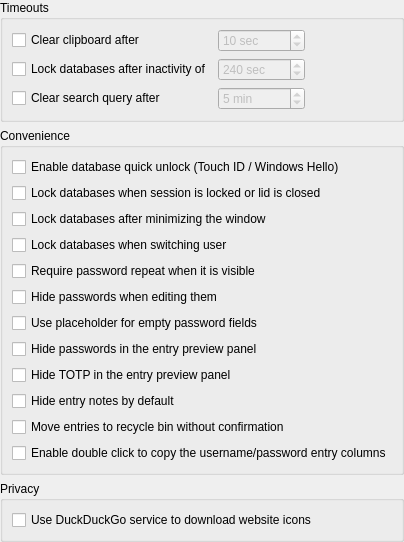
<?xml version="1.0" encoding="UTF-8"?>
<ui version="4.0">
 <class>ApplicationSettingsWidgetSecurity</class>
 <widget class="QWidget" name="ApplicationSettingsWidgetSecurity">
  <property name="geometry">
   <rect>
    <x>0</x>
    <y>0</y>
    <width>364</width>
    <height>493</height>
   </rect>
  </property>
  <layout class="QVBoxLayout" name="verticalLayout">
   <property name="leftMargin">
    <number>0</number>
   </property>
   <property name="topMargin">
    <number>0</number>
   </property>
   <property name="rightMargin">
    <number>0</number>
   </property>
   <property name="bottomMargin">
    <number>0</number>
   </property>
   <item>
    <widget class="QGroupBox" name="groupBox">
     <property name="title">
      <string>Timeouts</string>
     </property>
     <layout class="QGridLayout" name="gridLayout" columnstretch="0,0,0">
      <item row="1" column="1">
       <widget class="QSpinBox" name="lockDatabaseIdleSpinBox">
        <property name="enabled">
         <bool>false</bool>
        </property>
        <property name="sizePolicy">
         <sizepolicy hsizetype="Expanding" vsizetype="Fixed">
          <horstretch>0</horstretch>
          <verstretch>0</verstretch>
         </sizepolicy>
        </property>
        <property name="accessibleName">
         <string>Database lock timeout seconds</string>
        </property>
        <property name="suffix">
         <string comment="Seconds"> sec</string>
        </property>
        <property name="minimum">
         <number>10</number>
        </property>
        <property name="maximum">
         <number>43200</number>
        </property>
        <property name="value">
         <number>240</number>
        </property>
       </widget>
      </item>
      <item row="0" column="0">
       <widget class="QCheckBox" name="clearClipboardCheckBox">
        <property name="text">
         <string>Clear clipboard after</string>
        </property>
       </widget>
      </item>
      <item row="2" column="0">
       <widget class="QCheckBox" name="clearSearchCheckBox">
        <property name="text">
         <string>Clear search query after</string>
        </property>
       </widget>
      </item>
      <item row="2" column="1">
       <widget class="QSpinBox" name="clearSearchSpinBox">
        <property name="enabled">
         <bool>false</bool>
        </property>
        <property name="sizePolicy">
         <sizepolicy hsizetype="Expanding" vsizetype="Fixed">
          <horstretch>0</horstretch>
          <verstretch>0</verstretch>
         </sizepolicy>
        </property>
        <property name="suffix">
         <string comment="Minutes"> min</string>
        </property>
        <property name="minimum">
         <number>1</number>
        </property>
        <property name="maximum">
         <number>1440</number>
        </property>
        <property name="value">
         <number>5</number>
        </property>
        <property name="displayIntegerBase">
         <number>10</number>
        </property>
       </widget>
      </item>
      <item row="0" column="1">
       <widget class="QSpinBox" name="clearClipboardSpinBox">
        <property name="enabled">
         <bool>false</bool>
        </property>
        <property name="sizePolicy">
         <sizepolicy hsizetype="Expanding" vsizetype="Fixed">
          <horstretch>0</horstretch>
          <verstretch>0</verstretch>
         </sizepolicy>
        </property>
        <property name="accessibleName">
         <string>Clipboard clear seconds</string>
        </property>
        <property name="suffix">
         <string comment="Seconds"> sec</string>
        </property>
        <property name="minimum">
         <number>1</number>
        </property>
        <property name="maximum">
         <number>999</number>
        </property>
        <property name="value">
         <number>10</number>
        </property>
       </widget>
      </item>
      <item row="0" column="2">
       <spacer name="horizontalSpacer">
        <property name="orientation">
         <enum>Qt::Horizontal</enum>
        </property>
        <property name="sizeHint" stdset="0">
         <size>
          <width>40</width>
          <height>20</height>
         </size>
        </property>
       </spacer>
      </item>
      <item row="1" column="0">
       <widget class="QCheckBox" name="lockDatabaseIdleCheckBox">
        <property name="sizePolicy">
         <sizepolicy hsizetype="Minimum" vsizetype="Fixed">
          <horstretch>0</horstretch>
          <verstretch>0</verstretch>
         </sizepolicy>
        </property>
        <property name="text">
         <string>Lock databases after inactivity of</string>
        </property>
       </widget>
      </item>
     </layout>
    </widget>
   </item>
   <item>
    <widget class="QGroupBox" name="groupBox_2">
     <property name="title">
      <string>Convenience</string>
     </property>
     <layout class="QVBoxLayout" name="verticalLayout_2">
      <item>
       <widget class="QCheckBox" name="quickUnlockCheckBox">
        <property name="text">
         <string>Enable database quick unlock (Touch ID / Windows Hello)</string>
        </property>
       </widget>
      </item>
      <item>
       <widget class="QCheckBox" name="lockDatabaseOnScreenLockCheckBox">
        <property name="text">
         <string>Lock databases when session is locked or lid is closed</string>
        </property>
       </widget>
      </item>
      <item>
       <widget class="QCheckBox" name="lockDatabaseMinimizeCheckBox">
        <property name="text">
         <string>Lock databases after minimizing the window</string>
        </property>
       </widget>
      </item>
      <item>
       <widget class="QCheckBox" name="lockDatabasesOnUserSwitchCheckBox">
        <property name="text">
         <string>Lock databases when switching user</string>
        </property>
       </widget>
      </item>
      <item>
       <widget class="QCheckBox" name="passwordsRepeatVisibleCheckBox">
        <property name="text">
         <string>Require password repeat when it is visible</string>
        </property>
       </widget>
      </item>
      <item>
       <widget class="QCheckBox" name="passwordsHiddenCheckBox">
        <property name="text">
         <string>Hide passwords when editing them</string>
        </property>
       </widget>
      </item>
      <item>
       <widget class="QCheckBox" name="passwordShowDotsCheckBox">
        <property name="text">
         <string>Use placeholder for empty password fields</string>
        </property>
       </widget>
      </item>
      <item>
       <widget class="QCheckBox" name="passwordPreviewCleartextCheckBox">
        <property name="text">
         <string>Hide passwords in the entry preview panel</string>
        </property>
       </widget>
      </item>
      <item>
       <widget class="QCheckBox" name="hideTotpCheckBox">
        <property name="text">
         <string>Hide TOTP in the entry preview panel</string>
        </property>
       </widget>
      </item>
      <item>
       <widget class="QCheckBox" name="hideNotesCheckBox">
        <property name="text">
         <string>Hide entry notes by default</string>
        </property>
       </widget>
      </item>
      <item>
       <widget class="QCheckBox" name="NoConfirmMoveEntryToRecycleBinCheckBox">
        <property name="text">
         <string>Move entries to recycle bin without confirmation</string>
        </property>
       </widget>
      </item>
      <item>
       <widget class="QCheckBox" name="EnableCopyOnDoubleClickCheckBox">
        <property name="text">
         <string>Enable double click to copy the username/password entry columns</string>
        </property>
       </widget>
      </item>
     </layout>
    </widget>
   </item>
   <item>
    <widget class="QGroupBox" name="privacy">
     <property name="title">
      <string>Privacy</string>
     </property>
     <layout class="QVBoxLayout" name="verticalLayout_3">
      <item>
       <widget class="QCheckBox" name="fallbackToSearch">
        <property name="text">
         <string>Use DuckDuckGo service to download website icons</string>
        </property>
       </widget>
      </item>
     </layout>
    </widget>
   </item>
   <item>
    <spacer name="verticalSpacer_2">
     <property name="orientation">
      <enum>Qt::Vertical</enum>
     </property>
     <property name="sizeType">
      <enum>QSizePolicy::Expanding</enum>
     </property>
     <property name="sizeHint" stdset="0">
      <size>
       <width>20</width>
       <height>30</height>
      </size>
     </property>
    </spacer>
   </item>
  </layout>
 </widget>
 <tabstops>
  <tabstop>clearClipboardCheckBox</tabstop>
  <tabstop>clearClipboardSpinBox</tabstop>
  <tabstop>lockDatabaseIdleCheckBox</tabstop>
  <tabstop>lockDatabaseIdleSpinBox</tabstop>
  <tabstop>lockDatabasesOnUserSwitchCheckBox</tabstop>
  <tabstop>clearSearchCheckBox</tabstop>
  <tabstop>clearSearchSpinBox</tabstop>
  <tabstop>lockDatabaseOnScreenLockCheckBox</tabstop>
  <tabstop>lockDatabaseMinimizeCheckBox</tabstop>
  <tabstop>passwordsRepeatVisibleCheckBox</tabstop>
  <tabstop>passwordsHiddenCheckBox</tabstop>
  <tabstop>passwordShowDotsCheckBox</tabstop>
  <tabstop>passwordPreviewCleartextCheckBox</tabstop>
  <tabstop>hideNotesCheckBox</tabstop>
  <tabstop>fallbackToSearch</tabstop>
 </tabstops>
 <resources/>
 <connections/>
</ui>
